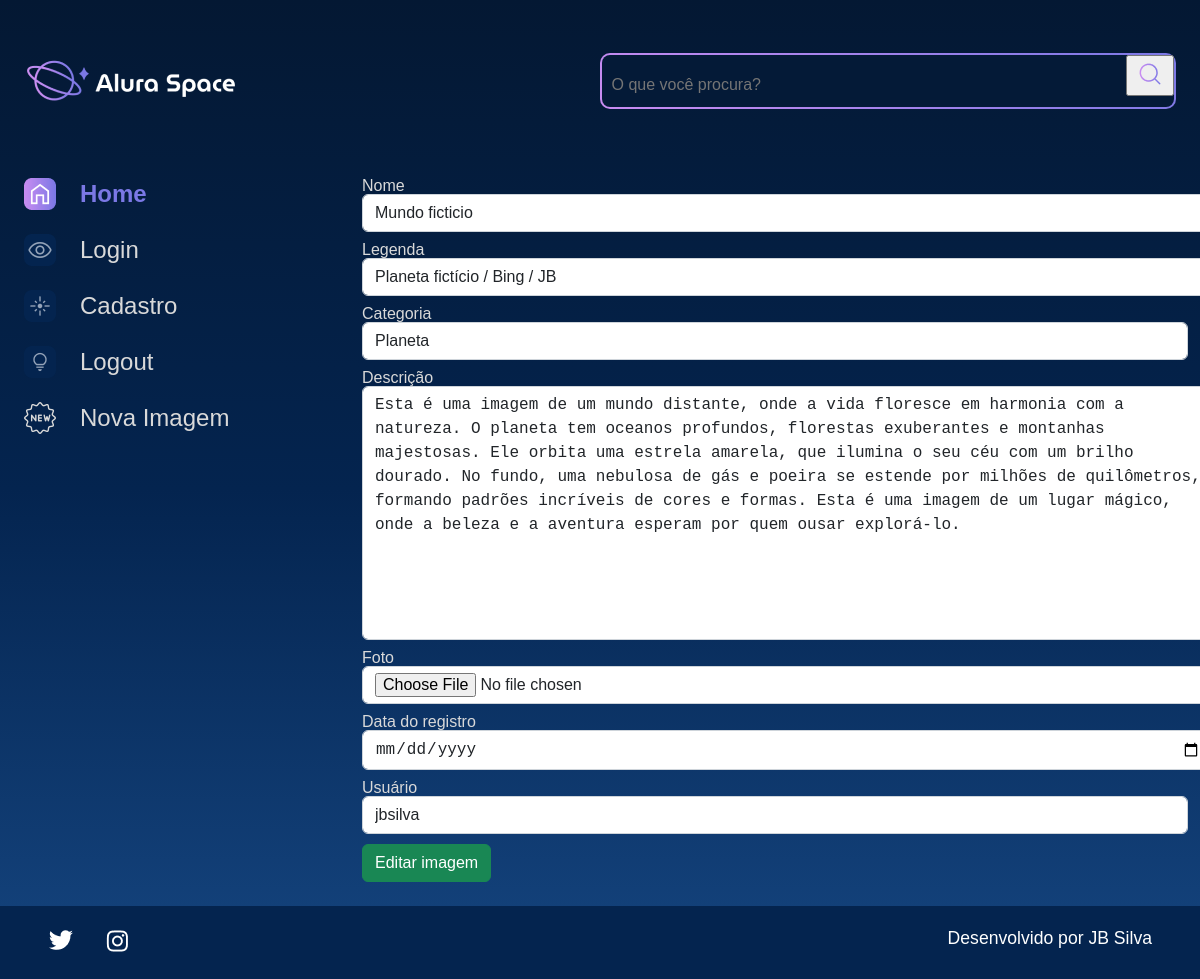
Screenshot of /editar-imagem/3 with the database file from the repository.
### apps/galeria/models.py (models this page shows, shortened)
class Fotografia(models.Model):
    OPCOES_CATEGORIA = [
        ("NEBULOSA", "Nebulosa"),
        ("ESTRELA", "Estrela"),
        ("GALÁXIA", "Galáxia"),
        ("PLANETA", "Planeta"),
    ]
    nome = models.CharField(max_length=100, null=False, blank=False)
    legenda = models.CharField(max_length=150, null=False, blank=False)
    categoria = models.CharField(
        choices=OPCOES_CATEGORIA, max_length=100, default="", blank=False
    )
    descricao = models.TextField(null=False, blank=False)
    foto = models.ImageField(upload_to="fotos/%Y/%m/%d/", blank=True)
    publicada = models.BooleanField(default=True)
    data_fotografia = models.DateTimeField(default=datetime.now, blank=False)
    usuario = models.ForeignKey(
        to=User, on_delete=models.SET_NULL, null=True, blank=False, related_name="user"
    )

### apps/galeria/views.py (the view)
# urls.py: path('editar-imagem/<int:foto_id>', editar_imagem, name='editar_imagem'),
def editar_imagem(request, foto_id):
    fotografia = Fotografia.objects.get(id=foto_id)
    form = FotografiaForms(instance=fotografia)
    if request.method ==  'POST':
        form = FotografiaForms(request.POST, request.FILES, instance=fotografia)
        if form.is_valid():
            form.save()
            messages.success(request, 'Registro editado!')
            return redirect('home')
    return render(request, 'galeria/editar_imagem.html', {'form':form, 'foto_id':foto_id})

### apps/galeria/forms.py
class FotografiaForms(forms.ModelForm):
    class Meta:
        model = Fotografia
        exclude = [
                "publicada",
            ]
        labels = {
            "descricao": "Descrição",
            "data_fotografia": "Data do registro",
            "usuario": "Usuário",
        }
        widgets = {
            "nome": forms.TextInput(attrs={"class": "form-control"}),
            "legenda": forms.TextInput(attrs={"class": "form-control"}),
            "categoria": forms.Select(attrs={"class": "form-control"}),
            "descricao": forms.Textarea(attrs={"class": "form-control"}),
            "foto": forms.FileInput(attrs={"class": "form-control"}),
            "data_fotografia": forms.DateInput(
                attrs={"class": "form-control", "type": "date"}, format="%d/%m/%Y"
            ),
            "usuario": forms.Select(attrs={"class": "form-control"}),
        }

### templates/galeria/editar_imagem.html (shortened to what this page needs)
{% extends 'shared/base.html' %}
{% load static %}
{% block content %}
      <section class="galeria" style="margin-left: 5em">
        <form action="{% url 'editar_imagem' foto_id%}" method="POST" enctype="multipart/form-data">
          <div class="row">
            {% for field in form.visible_fields %}
            <div class="col-12 col-lg-12" style="margin-bottom: 10px;">
              <label for="{{ field.id_for_label }}" style="color:#D9D9D9; margin-bottom: 5px;">{{ field.label }}</label>
              {{ field }}
            </div>
            {% endfor %}
            <div>
              <button type="submit" class="btn btn-success col-12" style="padding: top 5px;">Editar imagem</button>
            </div>
          </div>
        </form>
      </section>
    </main>
  </div>
</body>
{% endblock %}

### setup/static/styles/style.css (style rules this page uses)
html, body, div, span, applet, object, iframe, h1, h2, h3, h4, h5, h6, p, blockquote, pre, a, abbr, acronym, address, big, cite, code, del, dfn, em, img, ins, kbd, q, s, samp, small, strike, strong, sub, sup, tt, var, b, u, i, center, dl, dt, dd, ol, ul, li, fieldset, form, label, legend, table, caption, tbody, tfoot, thead, tr, th, td, article, aside, canvas, details, embed, figure, figcaption, footer, header, hgroup, menu, nav, output, ruby, section, summary, time, mark, audio, video { margin: 0; padding: 0; border: 0; font-size: 100%; font: inherit; vertical-align: baseline; }
article, aside, details, figcaption, figure, footer, header, hgroup, menu, nav, section { display: block; }
body { line-height: 1; font-family: 'Space Grotesk', sans-serif; min-height: 100vh; background: linear-gradient(#041833,#04244F,#154580); background-repeat: no-repeat; background-position: center; background-size: cover; }
.galeria { display: flex; width: 100%; }
.row { --bs-gutter-x: 1.5rem; --bs-gutter-y: 0; display: flex; flex-wrap: wrap; margin-top: calc(-1 * var(--bs-gutter-y)); margin-right: calc(-.5 * var(--bs-gutter-x)); margin-left: calc(-.5 * var(--bs-gutter-x)); }
.col-12 { flex: 0 0 auto; width: 100%; }
.btn { --bs-btn-padding-x: 0.75rem; --bs-btn-padding-y: 0.375rem; --bs-btn-font-family: ; --bs-btn-font-size: 1rem; --bs-btn-font-weight: 400; --bs-btn-line-height: 1.5; --bs-btn-color: #212529; --bs-btn-bg: transparent; --bs-btn-border-width: 1px; --bs-btn-border-color: transparent; --bs-btn-border-radius: 0.375rem; --bs-btn-hover-border-color: transparent; --bs-btn-box-shadow: inset 0 1px 0 rgba(255, 255, 255, 0.15),0 1px 1px rgba(0, 0, 0, 0.075); --bs-btn-disabled-opacity: 0.65; --bs-btn-focus-box-shadow: 0 0 0 0.25rem rgba(var(--bs-btn-focus-shadow-rgb), .5); display: inline-block; padding: var(--bs-btn-padding-y) var(--bs-btn-padding-x); font-family: var(--bs-btn-font-family); font-size: var(--bs-btn-font-size); font-weight: var(--bs-btn-font-weight); line-height: var(--bs-btn-line-height); color: var(--bs-btn-color); text-align: center; text-decoration: none; vertical-align: middle; cursor: pointer; -webkit-user-select: none; -moz-user-select: none; user-select: none; border: var(--bs-btn-border-width) solid var(--bs-btn-border-color); border-radius: var(--bs-btn-border-radius); background-color: var(--bs-btn-bg); transition: color .15s ease-in-out,background-color .15s ease-in-out,border-color .15s ease-in-out,box-shadow .15s ease-in-out; }
.btn-success { --bs-btn-color: #fff; --bs-btn-bg: #198754; --bs-btn-border-color: #198754; --bs-btn-hover-color: #fff; --bs-btn-hover-bg: #157347; --bs-btn-hover-border-color: #146c43; --bs-btn-focus-shadow-rgb: 60,153,110; --bs-btn-active-color: #fff; --bs-btn-active-bg: #146c43; --bs-btn-active-border-color: #13653f; --bs-btn-active-shadow: inset 0 3px 5px rgba(0, 0, 0, 0.125); --bs-btn-disabled-color: #fff; --bs-btn-disabled-bg: #198754; --bs-btn-disabled-border-color: #198754; }
.form-control { display: block; width: 100%; padding: 0.375rem 0.75rem; font-size: 1rem; font-weight: 400; line-height: 1.5; color: #212529; background-color: #fff; background-clip: padding-box; border: 1px solid #ced4da; -webkit-appearance: none; -moz-appearance: none; appearance: none; border-radius: 0.375rem; transition: border-color .15s ease-in-out,box-shadow .15s ease-in-out; }

### rows the page displays
Fotografia: visible_fields "Mundo ficticio" "Planeta fictício / Bing / JB" "Planeta" "Esta é uma imagem de um mundo distante, onde a vida floresce em harmonia com a natureza. O planeta tem oceanos profundos, florestas exuberantes e montanhas majestosas. Ele orbita uma estrela amarela, que ilumina o seu céu com um brilho dourado. No fundo, uma nebulosa de gás e poeira se estende por milhões de quilômetros, formando padrões incríveis de cores e formas. Esta é uma imagem de um lugar mágico, onde a beleza e a aventura esperam por quem ousar explorá-lo." "jbsilva"

### other values shown
{{ field.label }} "Nome" "Legenda" "Categoria" "Descrição" "Foto" "Data do registro" "Usuário"
